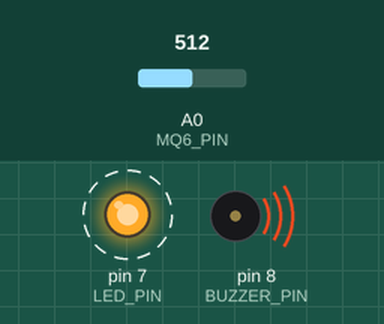
Simulated run of this sketch. Board: Arduino Uno, built with avr-gcc and run on an emulated ATmega328P. Parts: output pins drawn as LEDs (lit = HIGH), buzzer (waves = sounding, pin HIGH). Dashed ring = blinking. Inputs (shaded band) come from the test bench; at power-on: A0 (MQ6_PIN) = 512. What the sketch prints to the serial monitor is not drawn.

Above: at 20.6 s.
Timing chart, 0 to 23.4 s (numbered marks = the images above):
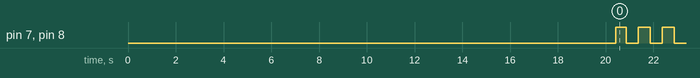

Measured:
- by itself, pin 7 (LED_PIN), pin 8 (BUZZER_PIN): alternates HIGH for 0.50 s and LOW for 0.50 s

The sketch:

sketch_nov6a.ino
```cpp
/*
 * Alcohol and Drowsiness Detection System - Arduino Controller
 *
 * This system monitors:
 * 1. Eye closure duration - Detected via Python script (laptop camera)
 * 2. Alcohol level via MQ-6 sensor - Alerts if level > 400
 *
 * Hardware Connections:
 * - MQ-6 Sensor: VCC->5V, GND->GND, A0->A0
 * - Buzzer: Positive->D8, Negative->GND
 * - LED: Positive->D7 (with 220Ω resistor), Negative->GND
 *
 * Serial Communication Protocol:
 * - Receives 'E' from Python when drowsiness detected (eyes closed > 2 sec)
 * - Receives 'N' from Python when eyes are open/normal
 * - Receives 'S' from Python to get current status
 *
 * Author: Alcohol & Drowsiness Detection System
 * Version: 2.0 (Optimized)
 */

// Pin Definitions
#define MQ6_PIN A0           // MQ-6 alcohol sensor analog pin
#define BUZZER_PIN 8         // Buzzer output pin
#define LED_PIN 7            // LED output pin

// Thresholds and Constants
#define ALCOHOL_THRESHOLD 400     // Alcohol level threshold
#define WARMUP_TIME 20000         // MQ-6 sensor warmup time (20 seconds)
#define SENSOR_READ_INTERVAL 100  // Read sensor every 100ms
#define BEEP_INTERVAL 500         // Beep pattern interval

// Variables
int alcoholLevel = 0;
bool drowsinessDetected = false;  // Received from Python
bool alcoholDetected = false;
bool lastAlertState = false;      // Track previous alert state
bool lastAlcoholState = false;    // Track alcohol detection state
unsigned long lastSensorRead = 0;
unsigned long lastBeepToggle = 0;
unsigned long lastValueSent = 0;  // Track when we last sent alcohol value
bool beepState = false;
int minAlcoholLevel = 1023;       // Track minimum reading
int maxAlcoholLevel = 0;          // Track maximum reading

#define VALUE_SEND_INTERVAL 500   // Send alcohol value every 500ms

void setup() {
  // Initialize serial communication
  Serial.begin(9600);
  while (!Serial && millis() < 3000) {
    ; // Wait for serial port to connect, max 3 seconds
  }

  // Configure pins
  pinMode(MQ6_PIN, INPUT);
  pinMode(BUZZER_PIN, OUTPUT);
  pinMode(LED_PIN, OUTPUT);

  // Ensure buzzer and LED are off initially
  digitalWrite(BUZZER_PIN, LOW);
  digitalWrite(LED_PIN, LOW);

  // Startup message
  Serial.println();
  Serial.println(F("========================================"));
  Serial.println(F("  ALCOHOL & DROWSINESS DETECTION"));
  Serial.println(F("     Arduino Controller v2.0"));
  Serial.println(F("========================================"));
  Serial.println(F("READY"));
  Serial.println();
  Serial.print(F("Warming up MQ-6 sensor..."));

  // Allow MQ-6 sensor to warm up with progress indicator
  unsigned long startTime = millis();
  while (millis() - startTime < WARMUP_TIME) {
    if ((millis() - startTime) % 5000 == 0) {
      Serial.print(F("."));
    }
    delay(100);
  }

  Serial.println();
  Serial.println(F("Sensor warm-up complete!"));
  Serial.println();
  Serial.println(F("System Configuration:"));
  Serial.print(F("  - Alcohol Threshold: "));
  Serial.println(ALCOHOL_THRESHOLD);
  Serial.print(F("  - Buzzer Pin: D"));
  Serial.println(BUZZER_PIN);
  Serial.print(F("  - LED Pin: D"));
  Serial.println(LED_PIN);
  Serial.println(F("  - MQ-6 Pin: A0"));
  Serial.println();
  Serial.println(F("Commands:"));
  Serial.println(F("  'E' = Eyes closed (drowsy)"));
  Serial.println(F("  'N' = Eyes open (normal)"));
  Serial.println(F("  'S' = Status request"));
  Serial.println(F("========================================"));
  Serial.println(F("SYSTEM_READY"));
  Serial.println();
}

void loop() {
  unsigned long currentMillis = millis();

  // Check for commands from Python (eye detection)
  if (Serial.available() > 0) {
    char command = Serial.read();

    switch (command) {
      case 'E':  // Eyes closed - Drowsiness detected
        if (!drowsinessDetected) {
          drowsinessDetected = true;
          Serial.println(F(">>> DROWSY"));
        }
        break;

      case 'N':  // Eyes open - Normal state
        if (drowsinessDetected) {
          drowsinessDetected = false;
          Serial.println(F(">>> NORMAL"));
        }
        break;

      case 'S':  // Status request
        sendStatus();
        break;

      default:
        // Ignore unknown commands
        break;
    }
  }

  // Read alcohol sensor at specified interval
  if (currentMillis - lastSensorRead >= SENSOR_READ_INTERVAL) {
    lastSensorRead = currentMillis;
    alcoholLevel = analogRead(MQ6_PIN);

    // Track min/max for calibration
    if (alcoholLevel < minAlcoholLevel) minAlcoholLevel = alcoholLevel;
    if (alcoholLevel > maxAlcoholLevel) maxAlcoholLevel = alcoholLevel;

    // Send current alcohol level to Python periodically
    if (currentMillis - lastValueSent >= VALUE_SEND_INTERVAL) {
      lastValueSent = currentMillis;
      Serial.print(F("Level = "));
      Serial.println(alcoholLevel);
    }

    // Check alcohol level threshold
    if (alcoholLevel > ALCOHOL_THRESHOLD) {
      if (!alcoholDetected) {
        alcoholDetected = true;
        lastAlcoholState = true;
        Serial.print(F(">>> ALCOHOL_DETECTED: Level = "));
        Serial.println(alcoholLevel);
      }
    } else {
      if (alcoholDetected) {
        alcoholDetected = false;
        lastAlcoholState = false;
        Serial.println(F(">>> ALCOHOL_NORMAL"));
      }
    }
  }

  // Determine if alert should be active
  bool currentAlertState = (drowsinessDetected || alcoholDetected);

  // Manage alert system
  if (currentAlertState) {
    // Alert mode with pulsing pattern
    if (currentMillis - lastBeepToggle >= BEEP_INTERVAL) {
      lastBeepToggle = currentMillis;
      beepState = !beepState;

      if (beepState) {
        digitalWrite(BUZZER_PIN, HIGH);
        digitalWrite(LED_PIN, HIGH);
      } else {
        digitalWrite(BUZZER_PIN, LOW);
        digitalWrite(LED_PIN, LOW);
      }
    }

    // Send alert message only when state changes
    if (!lastAlertState) {
      if (drowsinessDetected && alcoholDetected) {
        Serial.println(F("!!! ALERT:BOTH - DROWSY + ALCOHOL !!!"));
      } else if (drowsinessDetected) {
        Serial.println(F("!!! ALERT:DROWSY !!!"));
      } else if (alcoholDetected) {
        Serial.println(F("!!! ALERT:ALCOHOL !!!"));
      }
    }
  } else {
    // Normal mode - ensure buzzer and LED are off
    digitalWrite(BUZZER_PIN, LOW);
    digitalWrite(LED_PIN, LOW);
    beepState = false;

    // Clear alert message when returning to normal
    if (lastAlertState) {
      Serial.println(F(">>> Alert cleared - Normal operation"));
    }
  }

  lastAlertState = currentAlertState;
}

// Function to send current system status
void sendStatus() {
  Serial.println(F("========== SYSTEM STATUS =========="));
  Serial.print(F("Alcohol Level: "));
  Serial.print(alcoholLevel);
  Serial.print(F(" (Min: "));
  Serial.print(minAlcoholLevel);
  Serial.print(F(", Max: "));
  Serial.print(maxAlcoholLevel);
  Serial.println(F(")"));
  Serial.print(F("Threshold: "));
  Serial.println(ALCOHOL_THRESHOLD);
  Serial.print(F("Drowsiness: "));
  Serial.println(drowsinessDetected ? F("DETECTED") : F("Normal"));
  Serial.print(F("Alcohol: "));
  Serial.println(alcoholDetected ? F("DETECTED") : F("Normal"));
  Serial.print(F("Alert Status: "));
  Serial.println(lastAlertState ? F("ACTIVE") : F("Inactive"));
  Serial.print(F("Uptime: "));
  Serial.print(millis() / 1000);
  Serial.println(F(" seconds"));
  Serial.println(F("==================================="));
}
```
